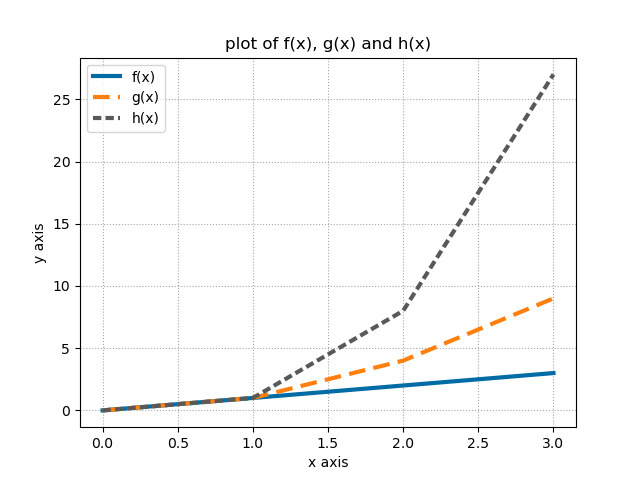

Python code for this plot:
# plottask.py 
# A program that displays a plot of the functions f(x)=x, g(x)=x2 and h(x)=x3 
# in the range [0, 4] on the one set of axes.
# Author: Laura Condon

# import the required modules - numpy and matplotlib
# Use 'as' to shorten how they are called in the program
import numpy as np
import matplotlib.pyplot as plt

# specifies what font style to use for all text in the plot
plt.rcParams["font.family"] = 'DejaVu Sans'

# defines the range of values for x on the graph
x = np.arange(0, 4)
# defines the values of the functions to be plotted
f = x 
g = x**2
h = x**3

# displays a grid and specifies its style
plt.rc("grid", linestyle = "dotted", color = "gray", alpha=0.7)
plt.grid()

# calls the plot command, individually for each line to be plotted
# the style of each line is specified using a variety of attributes
plt.plot(f, color = "#006ba4", linestyle = "solid", linewidth = 3.0, label= "f(x)")
plt.plot(g, color = "#ff800e", linestyle = "dashed", dashes = (4, 2), linewidth = 3.0, label= "g(x)")
plt.plot(h, color = "#595959", linestyle = "dashed", dashes = (2, 1),linewidth = 3.0, label= "h(x)")  

# specifies the name for each axis and for the title
plt.xlabel("x axis")
plt.ylabel("y axis")
plt.title("plot of f(x), g(x) and h(x)")
# displays a legend
plt.legend()

# saves graph to plottask.png
plt.savefig("plottask.png")
# displays the resulting graph
plt.show()


